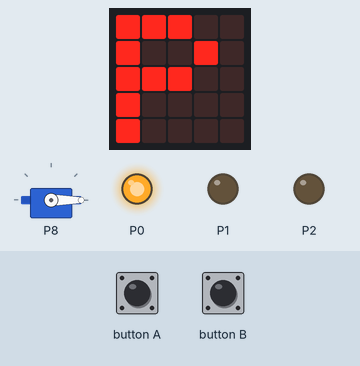
A program run on a simulated BBC micro:bit (MakeCode). On the bench: servo, the board's 5×5 LED display, output pins drawn as LEDs (lit = HIGH). The inputs (shaded band) are chosen by the test bench.

Above: at 1.9 s.
2.0 s: button A pressed for 0.15 s
At 3.2 s:
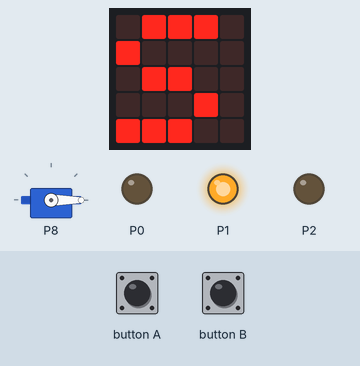
5.1 s: button B pressed for 0.15 s
At 5.45 s:
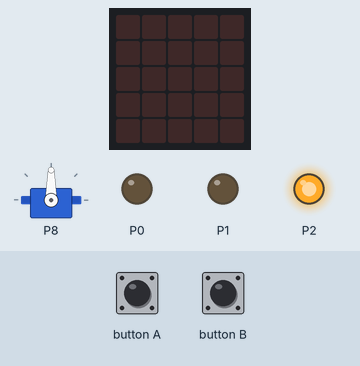
8.2 s: button A pressed for 0.15 s
At 11.27 s:
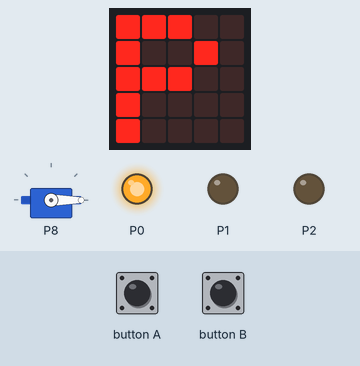
11.3 s: button B pressed for 0.15 s
At 15.7 s:
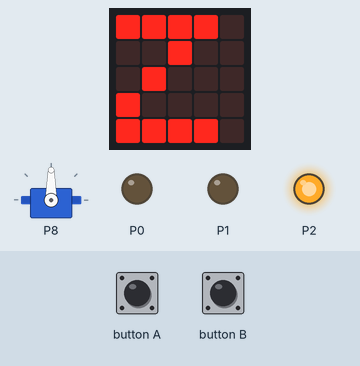
Timing chart, 0 to 16.1 s (numbered marks = the images above; inputs shaded):
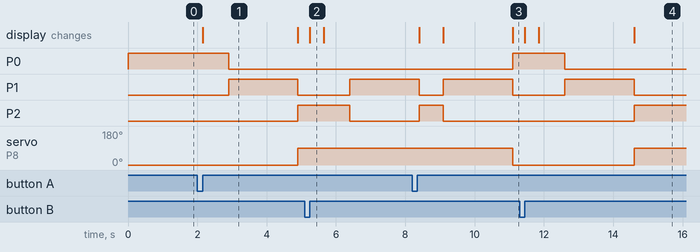

Measured:
- after the input at 2.0 s, P0: HIGH → LOW after 0.90 s; P1: LOW → HIGH after 0.90 s, → LOW 2.0 s later; P2: LOW → HIGH after 2.9 s; servo on P8: 0° → 90° after 2.9 s; the display: changes after 0.15 s (image 1)
- after the input at 5.1 s, P1: LOW → HIGH after 1.3 s; P2: HIGH → LOW after 1.3 s; the display: changes after 0.15 s (image 2)
- after the input at 8.2 s, P0: LOW → HIGH after 2.9 s; servo on P8: 90° → 0° after 2.9 s; the display: first changes after 0.20 s (image 3 shows a later state)
- after the input at 11.3 s, P0: HIGH → LOW after 1.3 s; P1: LOW → HIGH after 1.3 s, → LOW 2.0 s later; P2: LOW → HIGH after 3.3 s; servo on P8: 0° → 90° after 3.3 s; the display: first changes after 0.15 s (image 4 shows a later state)
- what the display in image 1 shows lasts 2.7 s, from 2.2 s to 4.9 s
- what the display in image 2 shows lasts 0.4 s, from 5.3 s to 5.7 s

The program:

main.ts
```typescript
function sarga_lampa () {
    basic.clearScreen()
    basic.showString("S")
    pins.digitalWritePin(DigitalPin.P0, 0)
    pins.digitalWritePin(DigitalPin.P1, 1)
    pins.digitalWritePin(DigitalPin.P2, 0)
    basic.pause(2000)
    basic.clearScreen()
    pins.digitalWritePin(DigitalPin.P1, 0)
}
function jelzőlámpa () {
    if (index == 0) {
        sarga_lampa()
        pins.digitalWritePin(DigitalPin.P0, 1)
        pins.digitalWritePin(DigitalPin.P2, 0)
        pins.servoWritePin(AnalogPin.P8, 0)
        basic.clearScreen()
        basic.showString("P")
    } else if (index == 2) {
        sarga_lampa()
        pins.digitalWritePin(DigitalPin.P0, 0)
        pins.digitalWritePin(DigitalPin.P2, 1)
        pins.servoWritePin(AnalogPin.P8, 90)
        basic.clearScreen()
        basic.showString("Z")
    }
    index += 2
    if (index >= 3) {
        index = 0
    }
}
input.onButtonPressed(Button.A, function () {
    jelzőlámpa()
})
input.onButtonPressed(Button.B, function () {
    jelzőlámpa()
})
let index = 0
index = 0
pins.digitalWritePin(DigitalPin.P0, 1)
pins.digitalWritePin(DigitalPin.P1, 0)
pins.digitalWritePin(DigitalPin.P2, 0)
pins.servoWritePin(AnalogPin.P8, 0)
basic.clearScreen()
basic.showString("P")
index += 2
```

test.ts
```typescript
// ide kerülnek a tesztek; a rendszer ezt nem kompilálja, ha a csomagot bővítményként használják.
```
